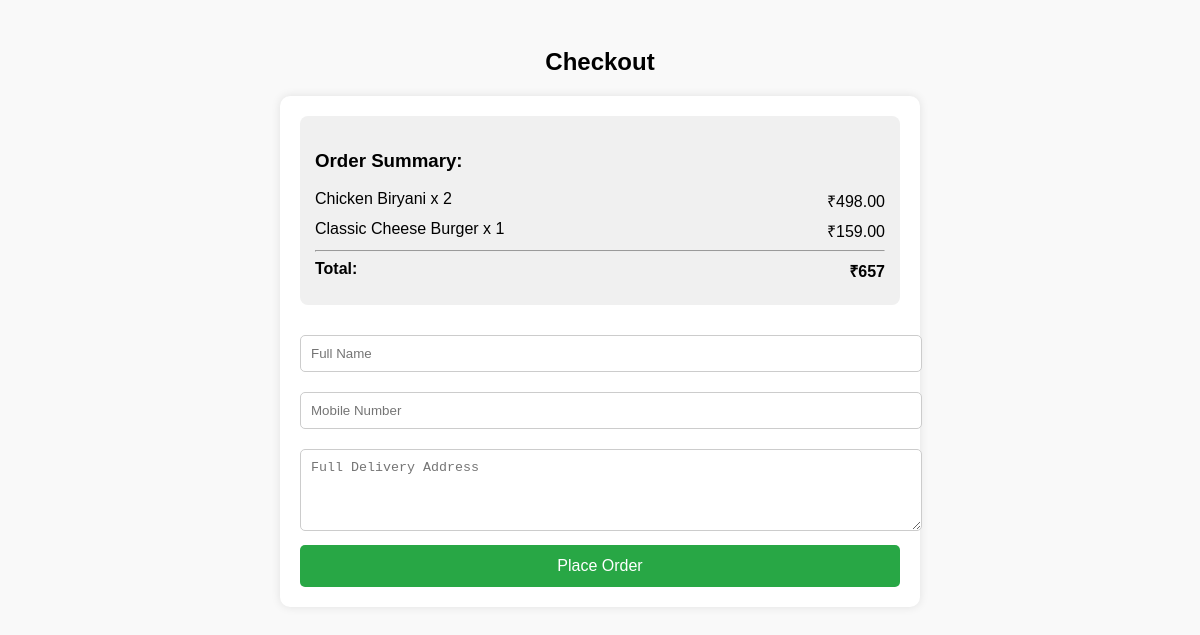
Page /checkout.php (signed in) on the committed database.
### tables this page shows
CREATE TABLE IF NOT EXISTS `cart` (
    `id`             INT(11) NOT NULL AUTO_INCREMENT,
    `user_id`        VARCHAR(150) NOT NULL,
    `food_id`        INT(11) NOT NULL,
    `food_name`      VARCHAR(200) NOT NULL,
    `image`          VARCHAR(300) DEFAULT NULL,
    `offer_price`    DECIMAL(10,2) DEFAULT 0.00,
    `quantity`       INT(11) DEFAULT 1,
    `total`          DECIMAL(10,2) DEFAULT 0.00,
    `added_at`       TIMESTAMP DEFAULT CURRENT_TIMESTAMP,
    PRIMARY KEY (`id`),
    KEY `idx_user_id` (`user_id`),
    KEY `idx_food_id` (`food_id`)
);

### checkout.php (the view, shortened to what this page needs)
<?php
$conn = mysqli_connect("localhost", "root", "", "fooddb");
$user_id = $_SESSION['user'];
$cart_query = mysqli_query($conn, "SELECT * FROM cart WHERE user_id='$user_id'");
$grand_total = 0;
?>
<!DOCTYPE html>
<html>
<head>
</head>
<body>
<h2>Checkout</h2>
<form method="POST" action="submit_order.php">
  <div class="cart-summary">
    <h3>Order Summary:</h3>
    <?php while ($row = mysqli_fetch_assoc($cart_query)): ?>
      <div class="cart-item">
        <span><?= $row['food_name'] ?> x <?= $row['quantity'] ?></span>
        <span>₹<?= $row['total'] ?></span>
      </div>
      <?php $grand_total += $row['total']; ?>
    <?php endwhile; ?>
    <hr>
    <div class="cart-item"><strong>Total:</strong> <strong>₹<?= $grand_total ?></strong></div>
  </div>
  <input type="text" name="customer_name" placeholder="Full Name" required>
  <input type="text" name="mobile" placeholder="Mobile Number" required pattern="[0-9]{10}">
  <textarea name="address" placeholder="Full Delivery Address" rows="4" required></textarea>
  <button class="btn" type="submit">Place Order</button>
</form>
</body>
</html>

### checkout.php (style rules this page uses)
body { font-family: Arial, sans-serif; padding: 20px; background: #f9f9f9; }
h2 { text-align: center; }
form { max-width: 600px; margin: auto; background: #fff; padding: 20px; box-shadow: 0 0 10px rgba(0,0,0,0.1); border-radius: 10px; }
input, textarea { width: 100%; padding: 10px; margin: 10px 0; border-radius: 5px; border: 1px solid #ccc; }
.cart-summary { background: #f0f0f0; padding: 15px; border-radius: 8px; margin-bottom: 20px; }
.cart-item { display: flex; justify-content: space-between; margin-bottom: 8px; }
.btn { background: #28a745; color: #fff; border: none; padding: 12px 20px; font-size: 16px; border-radius: 5px; cursor: pointer; width: 100%; transition: background 0.3s; }

### rows in the picture
cart: food_name "Chicken Biryani", quantity "2", total "498.00"
cart: food_name "Classic Cheese Burger", quantity "1", total "159.00"

### other values in the picture
$grand_total "657"
